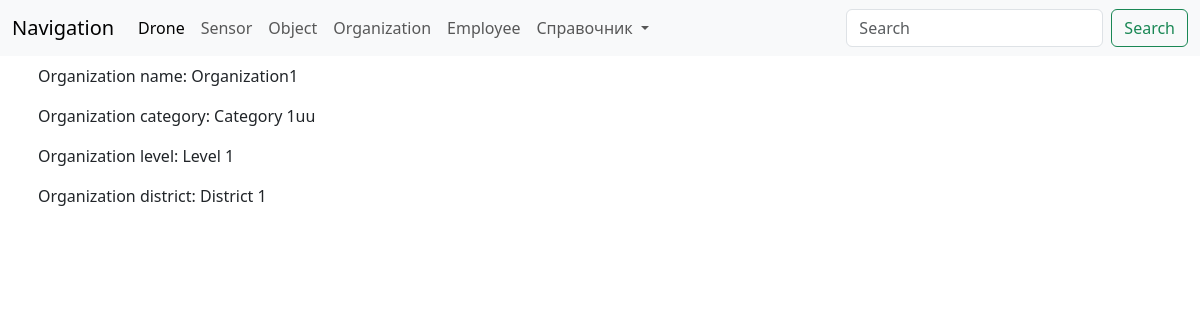
Page /directory/organization/1/ on the committed database.
### directory/models.py (models this page shows, shortened)
class Organization(models.Model):
    name = models.CharField(max_length=100)
    category = models.ForeignKey(Category, on_delete=models.CASCADE, null=True)
    level = models.CharField(max_length=100)
    region = models.ForeignKey(Region, on_delete=models.SET_NULL, null=True)
    district = models.ForeignKey(District, on_delete=models.SET_NULL, null=True)
    address = models.CharField(max_length=200)
    latitude = models.CharField(max_length=100)
    longitude = models.IntegerField()
    class Meta:
        verbose_name_plural = "Organizations"
        verbose_name = "Organization"

### spravchnik/models.py (models this page shows)
class Category(models.Model):
    name = models.CharField(max_length=155)
    def __str__(self):
        return self.name
    class Meta:
        verbose_name_plural = "Categories"
        verbose_name = "Category"

class District(models.Model):
    district_code = models.CharField(max_length=155)
    name = models.CharField(max_length=155)
    region = models.ForeignKey(Region, on_delete=models.CASCADE, related_name="districts")
    def __str__(self):
        return self.name
    class Meta:
        verbose_name_plural = "Districts"
        verbose_name = "District"

### directory/views/view_class/organization.py (the view)
# urls.py: path('organization/<int:pk>/', DetailOrganization.as_view(), name='detail_organization'),
class DetailOrganization(DetailView):
    model = Organization
    template_name = 'directory/organization/detail.html'
    context_object_name = 'organization'

### templates/directory/organization/detail.html
{% extends 'base.html' %}
{% block content %}
    <div class="container p-2">
        <p>Organization name: {{ organization.name }}</p>
        <p>Organization category: {{ organization.category }}</p>
        <p>Organization level: {{ organization.level }}</p>
        <p>Organization district: {{ organization.district }}</p>
    </div>
{% endblock %}

### rows in the picture
Organization: name "Organization1", category "Category 1uu", level "Level 1", district "District 1"
